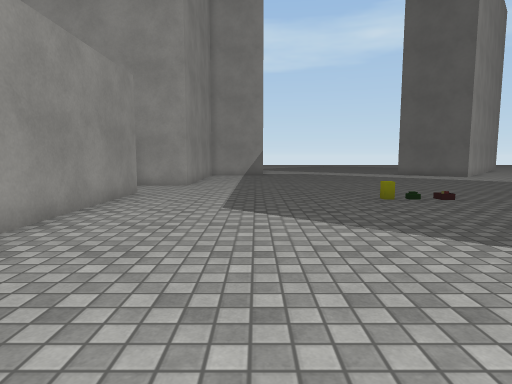
[1] (above)

23 first-person views from a walk through a 3-D level made in the Unity game engine. The camera is 1.2 m above the floor, tilts 6° down and sees 75° across. The floor is counted in squares, 1 m on a side. Each view is taken from the middle of a square. On the plan, view 1 faces up. The plan holds only what a view shows up to about 14 squares ahead; the rest is blank. The place goes on beyond the plan. The player is left out. Some surface patterns are stand-ins.

[2]
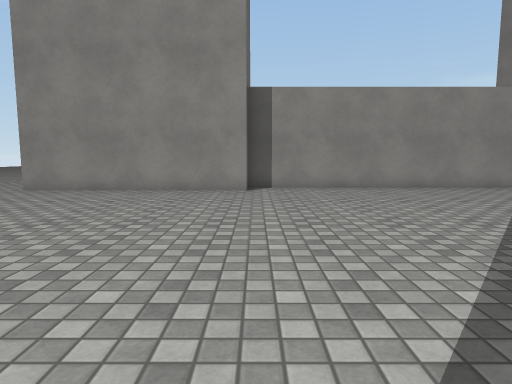

[3]
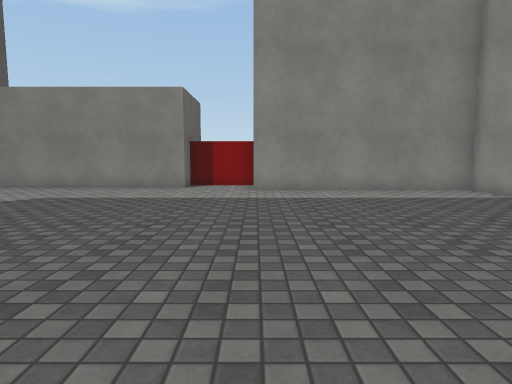

[4]
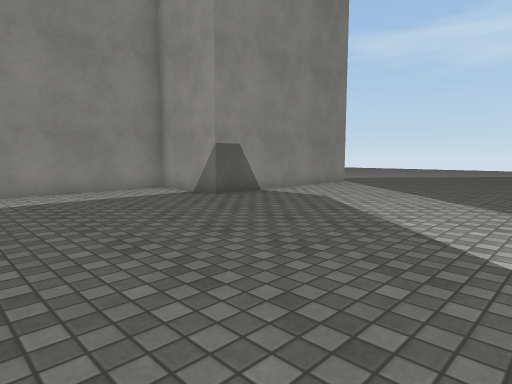

[5]
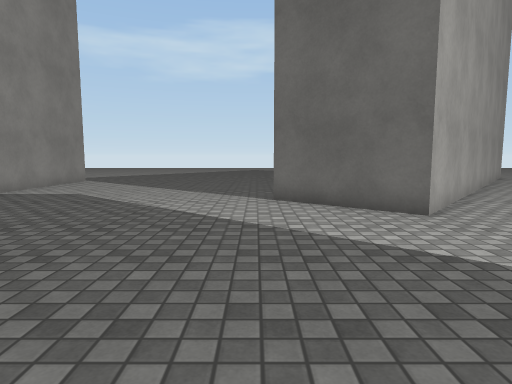

[6]
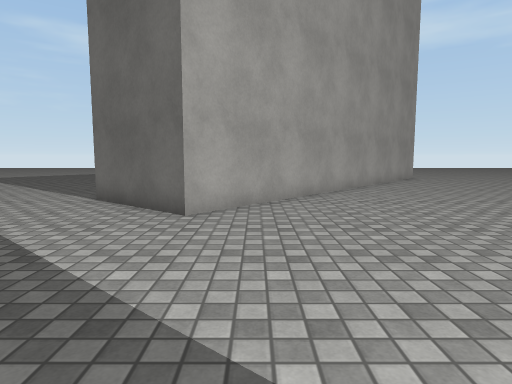

[7]
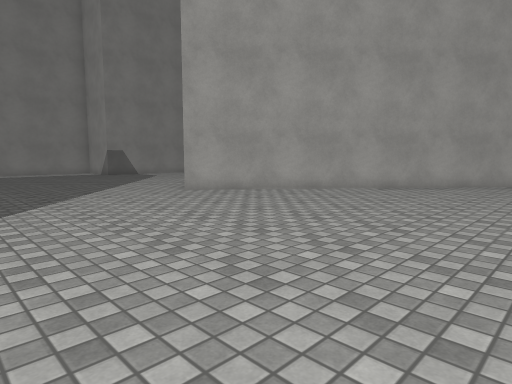

[8]
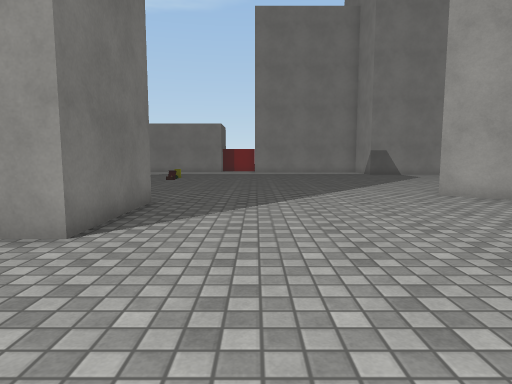

[9]
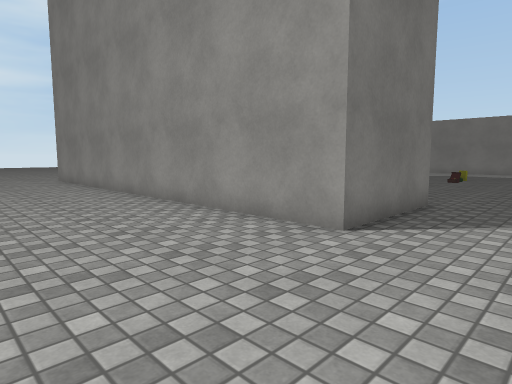

[10]
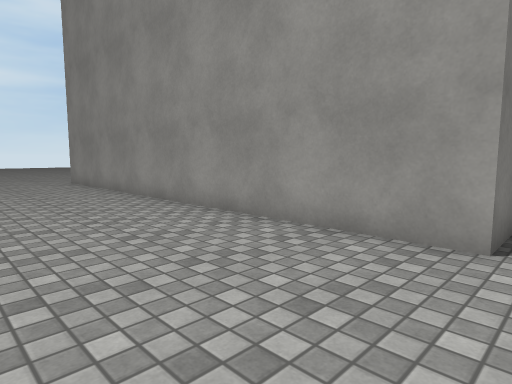

[11]
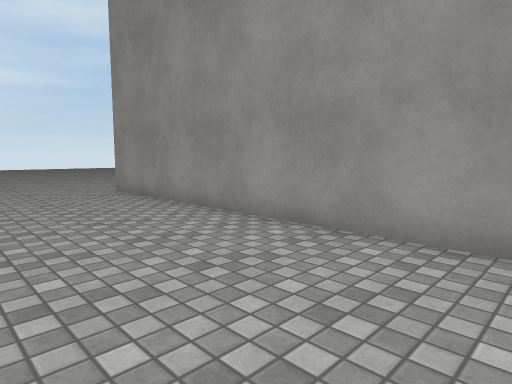

[12]
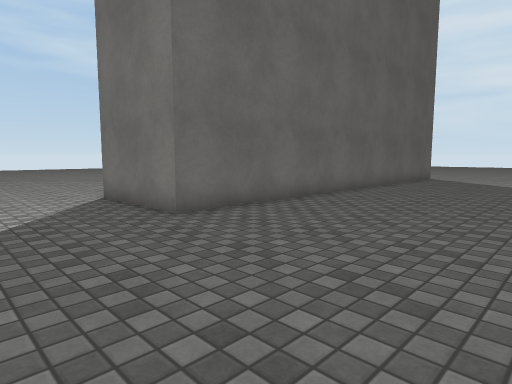

[13]
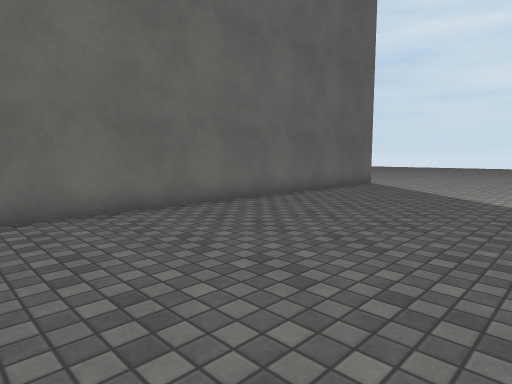

[14]
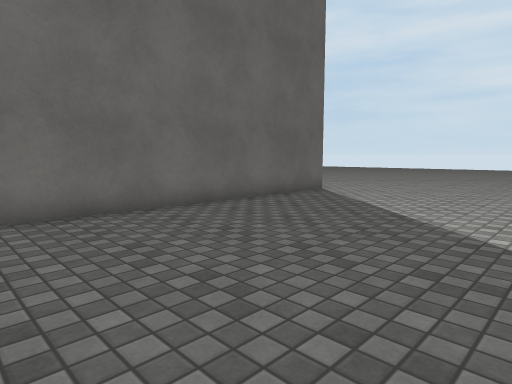

[15]
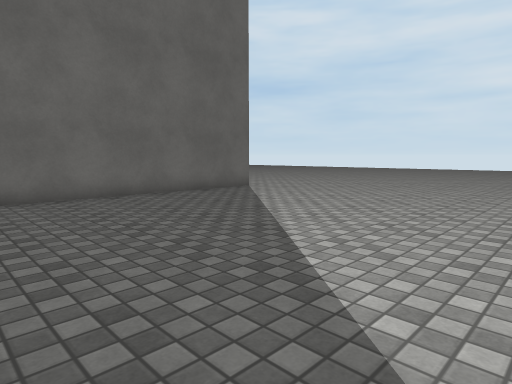

[16]
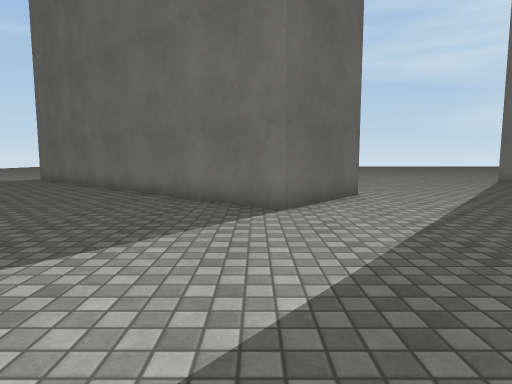

[17]
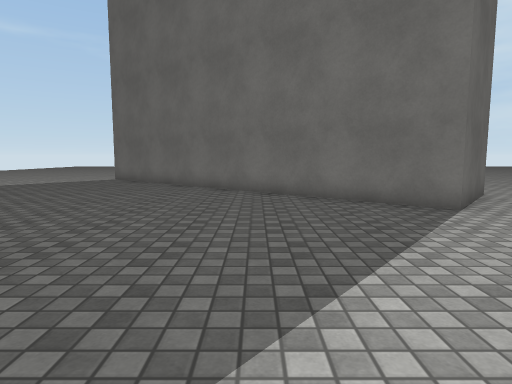

[18]
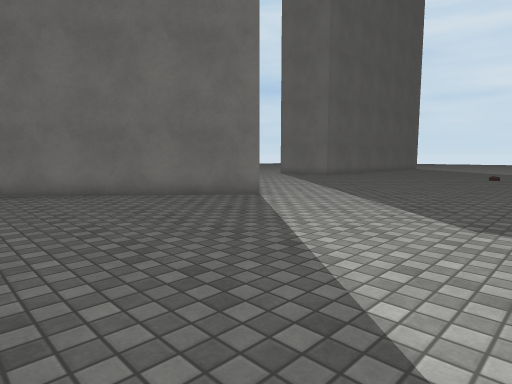

[19]
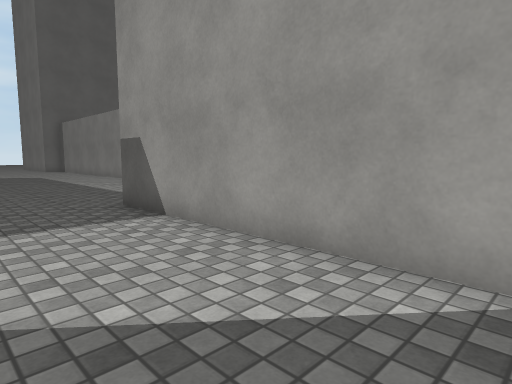

[20]
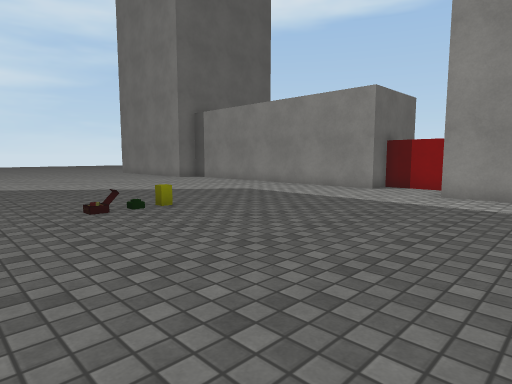

[21]
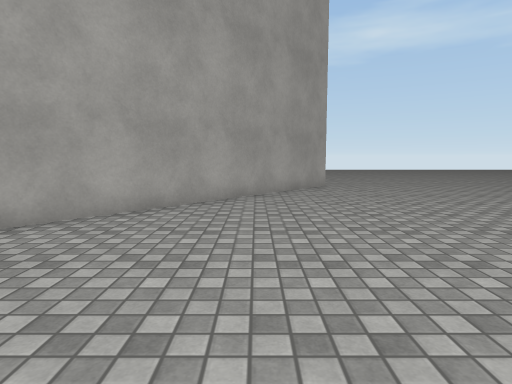

[22]
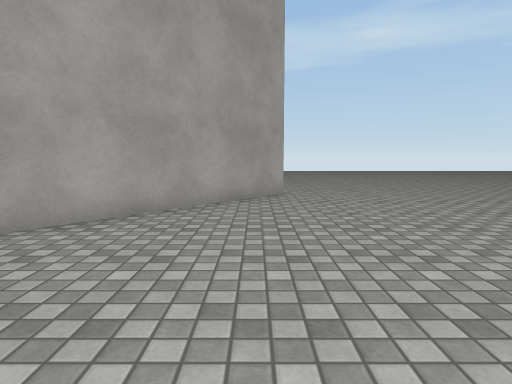

[23]
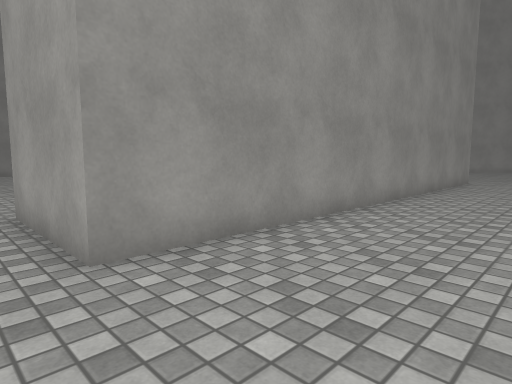

### Floor plan
Points are (right, up) in squares from view 1. A wall is a line through its corners. A room is listed if a view was taken in it or the views show most of it. See-through windows are left out.
Room 1 (views 1, 2, 3, 4, 5, 6, 7, 8, 9, 10, 11, 12, 13, 14, 15, 16, 17, 18, 19, 20, 21, 22, 23)
walls: (14.2, 11.2) (18.2, 11.2) (18.2, -4.8) (14.2, -4.8) (14.2, 11.2); (-5.2, 13.4) (-5.2, 11.2) (-4, 11.2) (-4, -0.4); (-2.9, -0.2) (-2.9, -6.5); (0.5, 29.6) (0.5, 21.7) (-2.9, 21.7) (-2.9, 13.9) (-5, 13.9); (21.7, 30.6) (12.6, 19.8) (9.5, 22.3) (16.2, 30.2)

Positions as (right, up) in squares from view 1, and headings:
1: (0, 0), facing up
2: (9, 0), facing left
3: (9, 14), facing left
4: (9, 15), facing up-left
5: (9, 13), facing up
6: (14, 13), facing up
7: (23, 13), facing up-left
8: (23, 14), facing left
9: (23, 14), facing down-left
10: (23, 12), facing down-left
11: (23, 7), facing down-left
12: (8, 15), facing down-right
13: (7, 10), facing down-right
14: (7, 6), facing down-right
15: (4, 5), facing down-right
16: (2, 23), facing right
17: (2, 27), facing right
18: (2, 30), facing down-right
19: (4, 30), facing down-left
20: (8, 17), facing down-left
21: (20, 18), facing up
22: (22, 21), facing up
23: (22, -6), facing up-left
